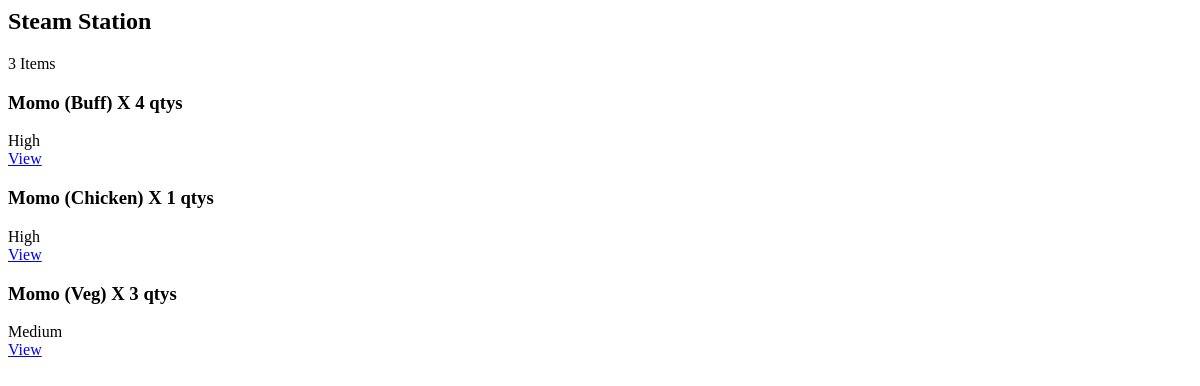
The app's page /orders/kitchen/steam/live/, older data.
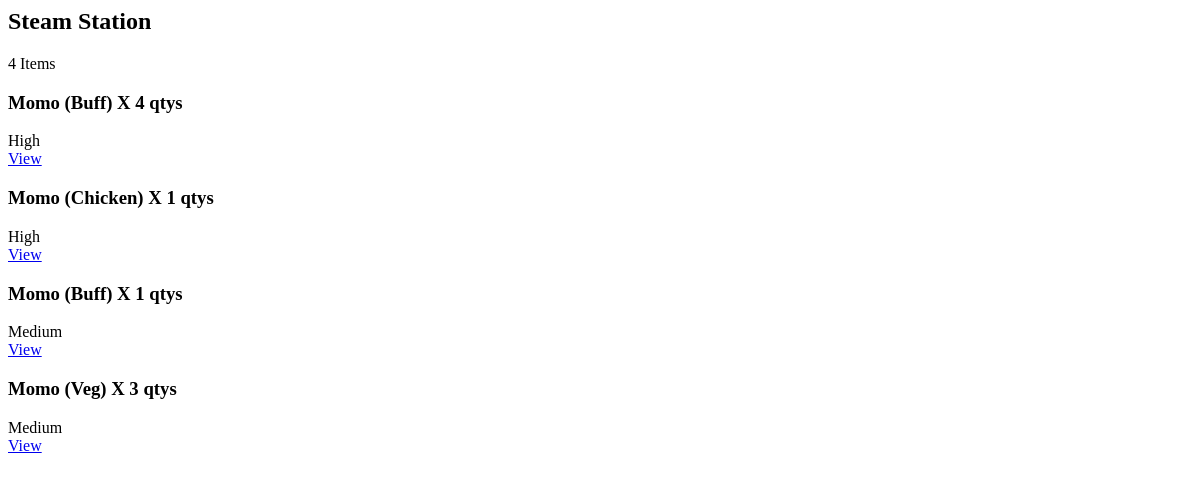
The same page, newer data.
### orders/models.py (models this page shows)
class OrderItem(models.Model):
    class ITEM_STATUS(models.TextChoices):
        PREPARING = 'p', 'Preparing'
        READY = 'r', 'Ready'
        SERVED = 's', 'Served'
    order = models.ForeignKey(Order, on_delete=models.PROTECT, related_name='items')
    menu_item = models.ForeignKey(MenuItem, on_delete=models.PROTECT, related_name='order_items')
    price = models.PositiveIntegerField()
    quantity = models.PositiveIntegerField(default=1)
    status = models.CharField(choices=ITEM_STATUS, max_length=2, default=ITEM_STATUS.PREPARING)
    priority = models.CharField(choices= MenuItem.PRIORITY_CHOICES, default=MenuItem.PRIORITY_CHOICES.MEDIUM, max_length=2)
    def __str__(self):
        return f"{self.menu_item} X {self.quantity} qtys"

class MenuItem(models.Model):
    class PRIORITY_CHOICES(models.TextChoices):
        HIGH = '3', 'High'
        MEDIUM = '2', 'Medium'
        LOW = '1', 'Low'
    category = models.ForeignKey(Category, on_delete=models.CASCADE, related_name='items')
    name = models.CharField(max_length=200)
    price = models.PositiveIntegerField()
    description = models.TextField(null = True, blank = True)
    default_priority = models.CharField(choices=PRIORITY_CHOICES, default=PRIORITY_CHOICES.MEDIUM, max_length=2)
    est_time = models.PositiveIntegerField(help_text="Write estimated preparation time in minutes", null=True, blank=True)
    station = models.ForeignKey(KitchenStation, on_delete=models.SET_NULL, null=True, related_name='items')
    def __str__(self):
        return self.name

### orders/views.py (the view)
# urls.py: path("kitchen/<station_code>/live/", views.kitchen_dashboard_live_view, name="kitchen_dashboard_view_live_url"),
def kitchen_dashboard_live_view(request, station_code):
    station = KitchenStation.objects.get(code=station_code)
    orderitems = OrderItem.objects.filter(
        menu_item__station__code=station_code
        ).exclude(
            Q(status=OrderItem.ITEM_STATUS.READY) | Q(status=OrderItem.ITEM_STATUS.SERVED)
        ).order_by("-priority")
    return render(request, "orders/station-card.html", {
        'items':orderitems,
        'station_name':station.name
    })

### orders/templates/orders/station-card.html
<div class="station-box bg-white rounded-xl shadow-sm border border-gray-200 overflow-hidden">
  <div class="bg-gray-50 border-b px-6 py-4 flex items-center justify-between">
    <h2 class="text-xl font-semibold text-gray-800">{{ station_name }}</h2>
    <span class="bg-blue-100 text-blue-700 text-sm font-medium px-3 py-1 rounded-full">{{ items|length }} Item{{ items|length|pluralize }}</span>
  </div>
  {% if items %}
    <div class="divide-y">
      {% for item in items %}
        <div class="px-6 py-5 flex justify-between items-center hover:bg-gray-50 transition">
          <div>
            <h3 class="font-semibold text-gray-900 text-lg">{{ item }}</h3>
            <div class="mt-2 flex gap-2">
              {% if item.get_priority_display == 'High' %}
                <span class="bg-red-100 text-red-700 text-xs font-semibold px-2 py-1 rounded-full">{{ item.get_priority_display }}</span>
              {% elif item.get_priority_display == 'Medium' %}
                <span class="bg-yellow-100 text-yellow-700 text-xs font-semibold px-2 py-1 rounded-full">{{ item.get_priority_display }}</span>
              {% else %}
                <span class="bg-green-100 text-green-700 text-xs font-semibold px-2 py-1 rounded-full">{{ item.get_priority_display }}</span>
              {% endif %}
            </div>
          </div>
          <a href="{% url 'kitchen_item_view_url' item.id %}" class="inline-flex items-center rounded-lg border border-slate-300 bg-white px-4 py-2 text-sm font-medium text-slate-700 hover:bg-slate-100 transition">View</a>
        </div>
      {% endfor %}
    </div>
  {% else %}
    <div class="px-6 py-8 text-center text-gray-500">No pending orders.</div>
  {% endif %}
</div>

Row changes from the older to the newer data that the page shows:
now on this page (row edited): OrderItem: menu_item+quantity "Momo (Buff) X 1 qtys", priority "Medium"
Text that changed along with them:
{{ items|length }}: "3" → "4"
